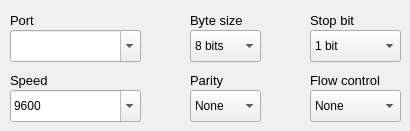
          <widget class="QWidget" name="tab_serial_2">
           <attribute name="title">
            <string>Serial</string>
           </attribute>
           <widget class="QLabel" name="label_66">
            <property name="geometry">
             <rect>
              <x>190</x>
              <y>70</y>
              <width>90</width>
              <height>21</height>
             </rect>
            </property>
            <property name="font">
             <font>
              <pointsize>10</pointsize>
              <weight>50</weight>
              <bold>false</bold>
             </font>
            </property>
            <property name="text">
             <string>Parity</string>
            </property>
           </widget>
           <widget class="QLabel" name="label_67">
            <property name="geometry">
             <rect>
              <x>310</x>
              <y>10</y>
              <width>90</width>
              <height>21</height>
             </rect>
            </property>
            <property name="font">
             <font>
              <pointsize>10</pointsize>
              <weight>50</weight>
              <bold>false</bold>
             </font>
            </property>
            <property name="text">
             <string>Stop bit</string>
            </property>
           </widget>
           <widget class="QLabel" name="label_68">
            <property name="geometry">
             <rect>
              <x>310</x>
              <y>70</y>
              <width>90</width>
              <height>21</height>
             </rect>
            </property>
            <property name="font">
             <font>
              <pointsize>10</pointsize>
              <weight>50</weight>
              <bold>false</bold>
             </font>
            </property>
            <property name="text">
             <string>Flow control</string>
            </property>
           </widget>
           <widget class="QComboBox" name="comboBox_str2str_out_ser_parity_2">
            <property name="geometry">
             <rect>
              <x>190</x>
              <y>90</y>
              <width>71</width>
              <height>32</height>
             </rect>
            </property>
            <item>
             <property name="text">
              <string>None</string>
             </property>
            </item>
            <item>
             <property name="text">
              <string>Even</string>
             </property>
            </item>
            <item>
             <property name="text">
              <string>Odd</string>
             </property>
            </item>
           </widget>
           <widget class="QComboBox" name="comboBox_str2str_out_ser_bsize_2">
            <property name="geometry">
             <rect>
              <x>190</x>
              <y>30</y>
              <width>71</width>
              <height>32</height>
             </rect>
            </property>
            <property name="currentIndex">
             <number>1</number>
            </property>
            <item>
             <property name="text">
              <string>7 bits</string>
             </property>
            </item>
            <item>
             <property name="text">
              <string>8 bits</string>
             </property>
            </item>
           </widget>
           <widget class="QLabel" name="label_69">
            <property name="geometry">
             <rect>
              <x>190</x>
              <y>10</y>
              <width>90</width>
              <height>21</height>
             </rect>
            </property>
            <property name="font">
             <font>
              <pointsize>10</pointsize>
              <weight>50</weight>
              <bold>false</bold>
             </font>
            </property>
            <property name="text">
             <string>Byte size</string>
            </property>
           </widget>
           <widget class="QComboBox" name="comboBox_str2str_out_ser_stopb_2">
            <property name="geometry">
             <rect>
              <x>310</x>
              <y>30</y>
              <width>91</width>
              <height>32</height>
             </rect>
            </property>
            <item>
             <property name="text">
              <string>1 bit</string>
             </property>
            </item>
            <item>
             <property name="text">
              <string>2 bits</string>
             </property>
            </item>
           </widget>
           <widget class="QComboBox" name="comboBox_str2str_out_ser_port_2">
            <property name="geometry">
             <rect>
              <x>10</x>
              <y>30</y>
              <width>131</width>
              <height>32</height>
             </rect>
            </property>
            <property name="editable">
             <bool>true</bool>
            </property>
           </widget>
           <widget class="QLabel" name="label_70">
            <property name="geometry">
             <rect>
              <x>10</x>
              <y>70</y>
              <width>90</width>
              <height>21</height>
             </rect>
            </property>
            <property name="font">
             <font>
              <pointsize>10</pointsize>
              <weight>50</weight>
              <bold>false</bold>
             </font>
            </property>
            <property name="text">
             <string>Speed</string>
            </property>
           </widget>
           <widget class="QComboBox" name="comboBox_str2str_out_ser_speed_2">
            <property name="geometry">
             <rect>
              <x>10</x>
              <y>90</y>
              <width>131</width>
              <height>32</height>
             </rect>
            </property>
            <property name="editable">
             <bool>true</bool>
            </property>
            <property name="currentIndex">
             <number>5</number>
            </property>
            <item>
             <property name="text">
              <string>300</string>
             </property>
            </item>
            <item>
             <property name="text">
              <string>600</string>
             </property>
            </item>
            <item>
             <property name="text">
              <string>1200</string>
             </property>
            </item>
            <item>
             <property name="text">
              <string>2400</string>
             </property>
            </item>
            <item>
             <property name="text">
              <string>4800</string>
             </property>
            </item>
            <item>
             <property name="text">
              <string>9600</string>
             </property>
            </item>
            <item>
             <property name="text">
              <string>19200</string>
             </property>
            </item>
            <item>
             <property name="text">
              <string>38400</string>
             </property>
            </item>
            <item>
             <property name="text">
              <string>57600</string>
             </property>
            </item>
            <item>
             <property name="text">
              <string>115200</string>
             </property>
            </item>
            <item>
             <property name="text">
              <string>230400</string>
             </property>
            </item>
            <item>
             <property name="text">
              <string>460800</string>
             </property>
            </item>
            <item>
             <property name="text">
              <string>921600</string>
             </property>
            </item>
           </widget>
           <widget class="QComboBox" name="comboBox_str2str_out_ser_fctr_2">
            <property name="geometry">
             <rect>
              <x>310</x>
              <y>90</y>
              <width>91</width>
              <height>32</height>
             </rect>
            </property>
            <item>
             <property name="text">
              <string>None</string>
             </property>
            </item>
            <item>
             <property name="text">
              <string>RTS/CTS</string>
             </property>
            </item>
           </widget>
           <widget class="QLabel" name="label_71">
            <property name="geometry">
             <rect>
              <x>10</x>
              <y>10</y>
              <width>90</width>
              <height>21</height>
             </rect>
            </property>
            <property name="font">
             <font>
              <pointsize>10</pointsize>
              <weight>50</weight>
              <bold>false</bold>
             </font>
            </property>
            <property name="text">
             <string>Port</string>
            </property>
           </widget>
          </widget>
